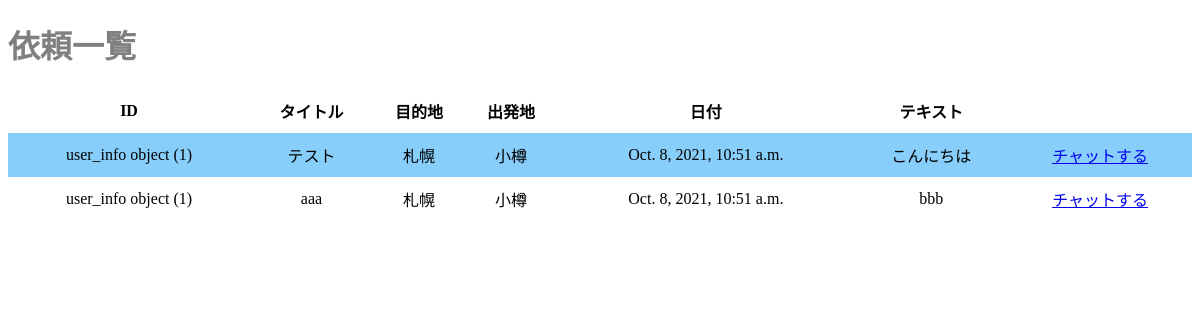
The page / on the database its author committed.
### main/models.py (models this page shows)
class requests(models.Model):
  client_id = models.ForeignKey(user_info, on_delete=models.CASCADE)
  title = models.CharField(max_length=100, null=False)
  matching_complete = models.BooleanField(default=False)
  request_complete = models.BooleanField(default=False)
  share_or_not = models.BooleanField(default=False)
  post_time = models.DateTimeField(null=False)
  text = models.TextField(max_length=1000, null=False)
  departure_place = models.CharField(max_length=100, null=False)
  destination_place = models.CharField(max_length=100, null=False)
  delivery_date = models.DateTimeField(null=False)
  asking_price = models.IntegerField(null=False)
  driver_evaluation = models.FloatField()
  client_evaluation = models.FloatField()

class user_info(models.Model):
  user_name = models.CharField(max_length=20, null=False)
  is_driver = models.BooleanField(default=False, null=False)
  hashed_pass = models.IntegerField(null=False)
  region = models.CharField(max_length=50, null=False)
  total_socore = models.FloatField(max_length=50)

### main/views.py (the view)
# urls.py: path('', views.index, name='index'),
def index(request):
    posts = requests.objects.all()
    users = user_info.objects.all()
    header = ['ID','タイトル','目的地','出発地','日付','テキスト']
    my_dict2 = {
        'title':'タイトル',
        'posts': posts,
        'users': users,
        'header': header,
    }
    return render(request, 'main/index.html', my_dict2)

### main/templates/main/index.html (shortened to what this page needs)
<!doctype html>
{% load static %}
<html lang="ja">
  <head>
    <link rel="stylesheet" href="{% static "css/style.css" %}">
  </head>
  <body>
    <h1>依頼一覧</h1>
    <table>
      <tr>
        {% for col in header %}
        <th>{{ col }}</th>
        {% endfor %}
      </tr>
      {% for post in posts%}
      <tr>
        <td>{{ post.client_id }}</td>
        <td>{{ post.title }}</td>
        <td>{{ post.departure_place }}</td>
        <td>{{ post.destination_place }}</td>
        <td>{{ post.delivery_date }}</td>
        <td>{{ post.text }}</td>
        <td><a href="{% url 'main:chat' post.id %}">チャットする</a></td>
      </tr>
      {% endfor %}
    </table>
  </body>
</html>

### static/css/style.css (style rules this page uses)
h1 { color: gray; }
table { width: 100%; border-collapse: collapse; border-spacing: 0; }
table th, table td { padding: 10px 0; text-align: center; }
table tr:nth-child(even) { background-color: #87CEFA }

### rows shown on the page
requests: client_id "user_info object (1)", title "テスト", departure_place "札幌", destination_place "小樽", delivery_date "Oct. 8, 2021, 10:51 a.m.", text "こんにちは"
requests: client_id "user_info object (1)", title "aaa", departure_place "札幌", destination_place "小樽", delivery_date "Oct. 8, 2021, 10:51 a.m.", text "bbb"

### other values the page prints
{{ col }} "ID" "タイトル" "目的地" "出発地" "日付" "テキスト"
